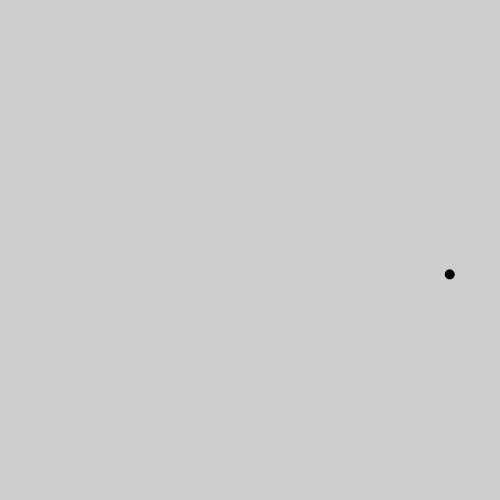
Frame 1 (no input)
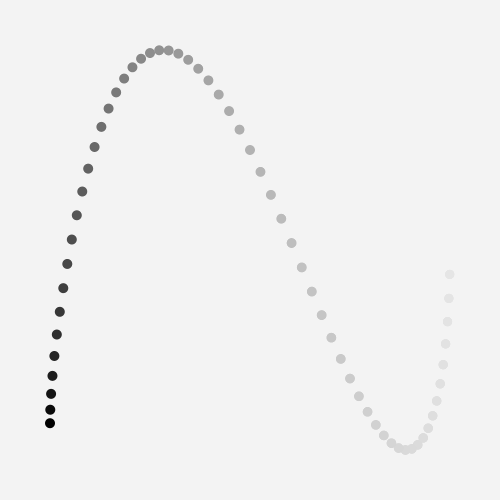
Frame 60 (the mouse pressed at the canvas centre just before this capture)
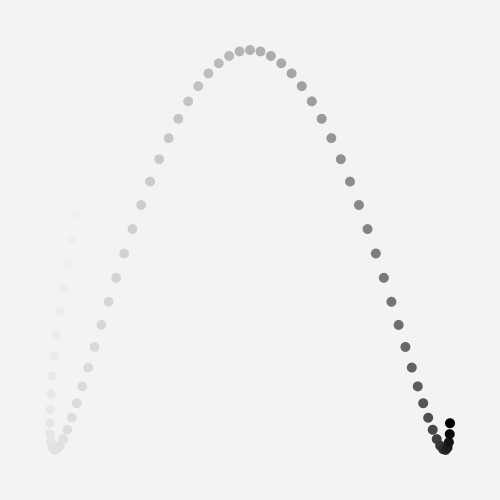
Frame 120 (the mouse held since frame 60 and released just before this capture)

The Processing sketch that drew these frames (run headless with seeded random() and noise(); from frame 60 on, the mouse is pressed at the canvas centre):

// Processing sketch: round7
// ── round7.pde
int angle=0;
float radius = 200;
void setup() {
  size(500,500);
    noStroke();
}

void draw() {
  fill(255,10);
  rect(0,0,width,height);
  angle += 1;
  float x = width/2 + radius * cos(radians(angle*3));
  float y = height/2 + radius * sin(radians(angle*7));
  fill(0);
  ellipse(x,y,10,10);
}
